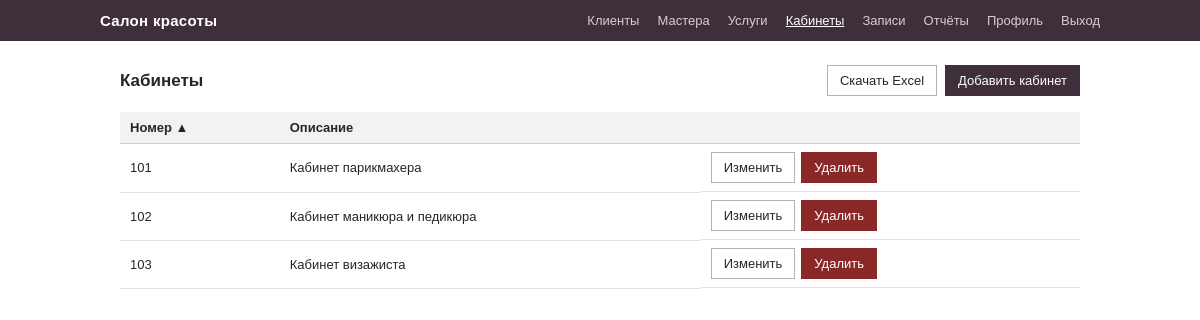
Screenshot of /frontend/pages/rooms.php (signed in) with the database file from the repository.
### tables this page shows
CREATE TABLE `rooms` (
  `id` int UNSIGNED NOT NULL,
  `number` varchar(10) NOT NULL,
  `description` varchar(100) DEFAULT NULL
);

### backend/functions/session.php (called while the page is built, shortened)
<?php
function h(?string $value): string
{
    return htmlspecialchars((string)$value, ENT_QUOTES, 'UTF-8');
}
function queryStringWith(array $overrides): string
{
    $params = array_merge($_GET, $overrides);
    return '?' . http_build_query($params);
}
function nextSortDirection(string $column, string $currentSort, string $currentDir): string
{
    return ($currentSort === $column && $currentDir === 'asc') ? 'desc' : 'asc';
}
function sortIndicator(string $column, string $currentSort, string $currentDir): string
{
    if ($currentSort !== $column) {
        return '';
    }
    return $currentDir === 'asc' ? ' ▲' : ' ▼';
}

### backend/classes/RoomContext.php (called while the page is built, shortened)
<?php
require_once __DIR__ . '/../models/Room.php';
class RoomContext
{
    private mysqli $mysqli;
    public function __construct(mysqli $mysqli)
    {
        $this->mysqli = $mysqli;
    }
    public function getAll(
        string $sortColumn = 'number',
        string $sortDirection = 'ASC',
        int $limit = 0,
        int $offset = 0
    ): array {
        $sortDirection = strtoupper($sortDirection) === 'DESC' ? 'DESC' : 'ASC';
        $sql = "SELECT id, number, description FROM rooms ORDER BY {$sortColumn} {$sortDirection}";
        $params = [];
        $types = '';
        if ($limit > 0) {
            $sql .= " LIMIT ? OFFSET ?";
            $params = [$limit, $offset];
            $types = 'ii';
        }
        $stmt = $this->mysqli->prepare($sql);
        if ($params) {
            $stmt->bind_param($types, ...$params);
        }
        $stmt->execute();
        $result = $stmt->get_result();
        $rooms = [];
        while ($row = $result->fetch_assoc()) {
            $rooms[] = $this->mapRow($row);
        }
        return $rooms;
    }
    public function countAll(): int
    {
        $result = $this->mysqli->query("SELECT COUNT(*) AS cnt FROM rooms");
        $row = $result->fetch_assoc();
        return (int)$row['cnt'];
    }
    private function mapRow(array $row): Room
    {
        return new Room(
            (int)$row['id'],
            $row['number'],
            $row['description']
        );
    }
}

### backend/models/Room.php (called while the page is built, shortened)
<?php
class Room
{
    public function __construct(
        int $id,
        string $number,
        ?string $description = null
    ) {
        $this->id = $id;
        $this->number = $number;
        $this->description = $description;
    }
}

### frontend/pages/rooms.php (the view, shortened to what this page needs)
<?php
require_once __DIR__ . '/../../backend/functions/connectionDB.php';
require_once __DIR__ . '/../../backend/functions/session.php';
require_once __DIR__ . '/../../backend/classes/RoomContext.php';
$roomContext = new RoomContext($mysqli);
$action = $_GET['action'] ?? 'list';
$sort = in_array($_GET['sort'] ?? '', RoomContext::SORTABLE_COLUMNS, true) ? $_GET['sort'] : 'number';
$dir = ($_GET['dir'] ?? '') === 'desc' ? 'desc' : 'asc';
$perPage = 5;
$page = max(1, (int)($_GET['page'] ?? 1));
$totalRooms = ($action === 'list') ? $roomContext->countAll() : 0;
$totalPages = max(1, (int)ceil($totalRooms / $perPage));
$page = min($page, $totalPages);
$offset = ($page - 1) * $perPage;
$rooms = ($action === 'list') ? $roomContext->getAll($sort, $dir, $perPage, $offset) : [];
require_once __DIR__ . '/../elements/head.php';
require_once __DIR__ . '/../elements/siteHeader.php';
?>
<div class="container">
    <div class="page-header">
        <h1>Кабинеты</h1>
        <?php if ($action === 'list'): ?>
            <div class="header-actions">
                <a class="btn btn-secondary" href="exportExcel.php?entity=rooms">Скачать Excel</a>
                <a class="btn" href="rooms.php?action=add">Добавить кабинет</a>
            </div>
        <?php endif; ?>
    </div>
    <?php if ($action === 'list'): ?>
        <table>
            <thead>
                <tr>
                    <th><a href="<?= h(queryStringWith(['sort' => 'number', 'dir' => nextSortDirection('number', $sort, $dir), 'page' => 1])) ?>">Номер<?= sortIndicator('number', $sort, $dir) ?></a></th>
                    <th><a href="<?= h(queryStringWith(['sort' => 'description', 'dir' => nextSortDirection('description', $sort, $dir), 'page' => 1])) ?>">Описание<?= sortIndicator('description', $sort, $dir) ?></a></th>
                    <th></th>
                </tr>
            </thead>
            <tbody>
                <?php foreach ($rooms as $room): ?>
                    <tr>
                        <td><?= h($room->number) ?></td>
                        <td><?= h($room->description ?? '') ?></td>
                        <td class="actions">
                            <a class="btn btn-secondary" href="rooms.php?action=edit&id=<?= $room->id ?>">Изменить</a>
                            <form method="post" action="rooms.php" onsubmit="return confirm('Удалить кабинет?');">
                                <button type="submit" class="btn btn-danger">Удалить</button>
                            </form>
                        </td>
                    </tr>
                <?php endforeach; ?>
            </tbody>
        </table>
    <?php endif; ?>
</div>
<?php require_once __DIR__ . '/../elements/footer.php'; ?>

### frontend/css/style.css (style rules this page uses)
* { box-sizing: border-box; }
body { margin: 0; font-family: Arial, Helvetica, sans-serif; background-color: #ffffff; color: #262626; }
a { color: #6b3f63; }
.page-header { display: flex; align-items: center; justify-content: space-between; margin-bottom: 16px; }
.page-header h1 { font-size: 17px; margin: 0; }
.container { max-width: 1000px; margin: 24px auto; padding: 0 20px; }
.header-actions { display: flex; gap: 8px; }
.btn { display: inline-block; padding: 7px 12px; border: 1px solid #3f2f3b; background-color: #3f2f3b; color: #ffffff; font-size: 13px; text-decoration: none; cursor: pointer; }
.btn-secondary { background-color: #ffffff; color: #262626; border-color: #b3b3b3; }
.btn-danger { background-color: #8a2727; border-color: #8a2727; }
table { width: 100%; border-collapse: collapse; background: #ffffff; }
th, td { text-align: left; padding: 8px 10px; border-bottom: 1px solid #e2e2e2; font-size: 13px; }
th { background-color: #f2f2f2; border-bottom: 1px solid #cfcfcf; }
th a { color: #262626; text-decoration: none; white-space: nowrap; }
td.actions { display: flex; gap: 6px; align-items: center; flex-wrap: wrap; }
td.actions form { margin: 0; }

### rows the page displays
rooms: number "101", description "Кабинет парикмахера"
rooms: number "102", description "Кабинет маникюра и педикюра"
rooms: number "103", description "Кабинет визажиста"

### other values shown
sortIndicator('number', $sort, $dir) "▲"
